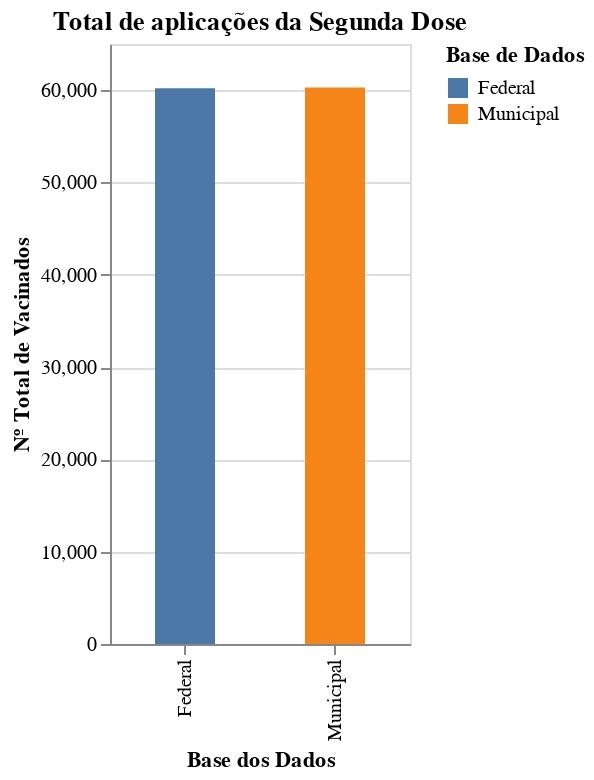

The cell this chart's notebook holds for it:
### Code cell
alt.Chart(total2Dose).mark_bar(size=30).encode(
    alt.X('base:N', title='Base dos Dados'),
    alt.Y('total:Q', title='Nº Total de Vacinados'),
    alt.Color('base:N', title='Base de Dados')
).properties(
    width=150,
    title='Total de aplicações da Segunda Dose'
)

### Figure 1 — Vega-Lite specification as saved in the notebook (floating-point values rounded to 4 significant figures)
{"config": {"view": {"continuousWidth": 400, "continuousHeight": 300}}, "data": {"name": "data-8390bb1e57eae42cf8081285058c41e6"}, "mark": {"type": "bar", "size": 30}, "encoding": {"color": {"type": "nominal", "field": "base", "title": "Base de Dados"}, "x": {"type": "nominal", "field": "base", "title": "Base dos Dados"}, "y": {"type": "quantitative", "field": "total", "title": "Nº Total de Vacinados"}}, "title": "Total de aplicações da Segunda Dose", "width": 150, "$schema": "https://vega.github.io/schema/vega-lite/v4.8.1.json", "datasets": {"data-8390bb1e57eae42cf8081285058c41e6": [{"base": "Federal", "total": 60190.0}, {"base": "Municipal", "total": 60290.0}]}}
